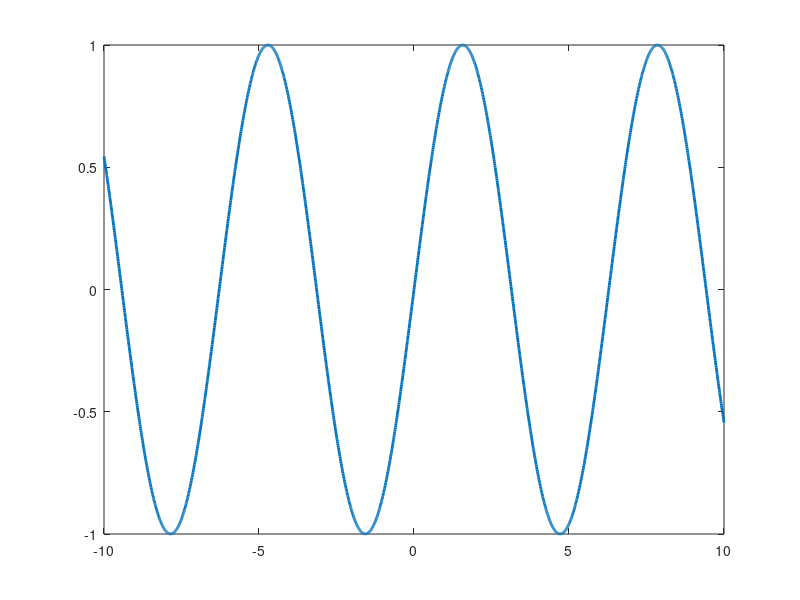
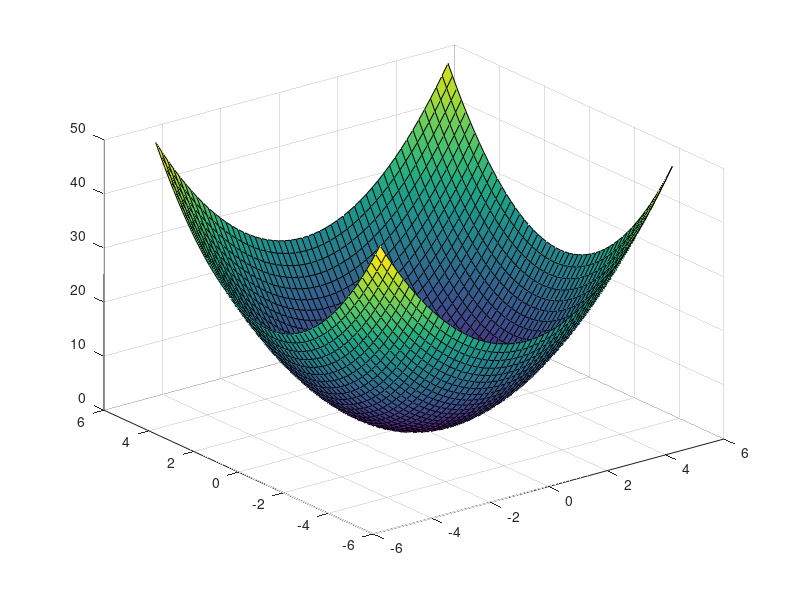
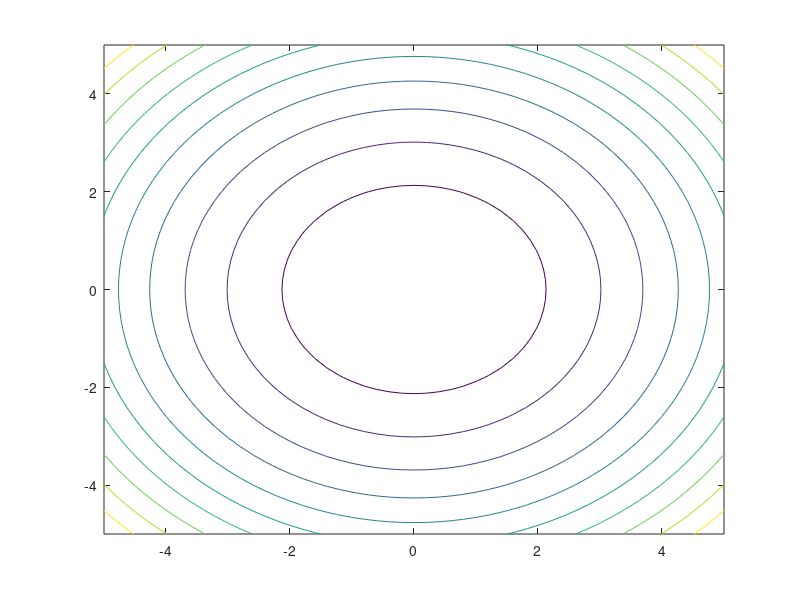
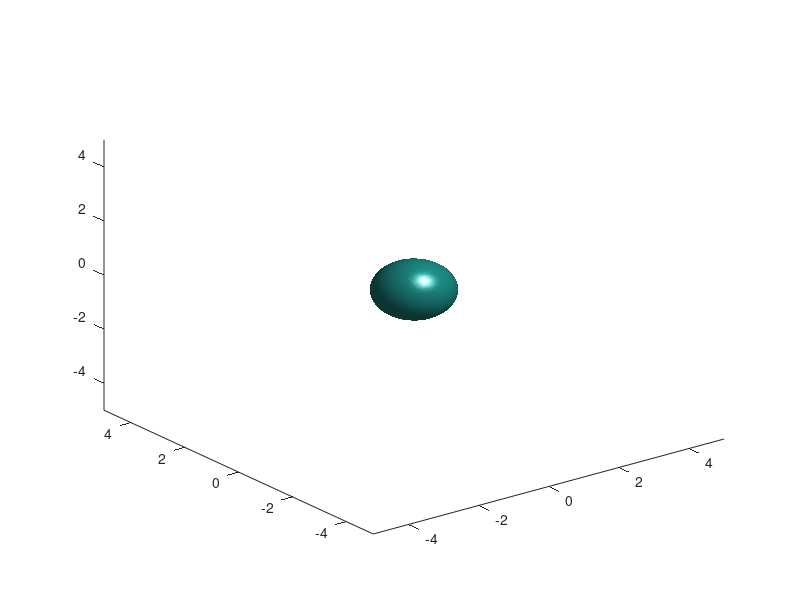

These figures' MATLAB source, in order:
clear; close all; clc

%% 1D plotting - f(x)
figure(1)
x = -10:.01:10;
f = sin(x);
plot(x,f,'Linewidth',2)

%% 2D plotting f(x,y)

% Meshgrid example
x = -1:.5:1;
y = 2:.5:4;
[X,Y] = meshgrid(x,y);

% Now plot in 2D
x = -5:.2:5;
y = -5:.2:5;
[X,Y] = meshgrid(x,y);
f = X.^2+Y.^2;
figure(2)
surf(X,Y,f)

% Contour plot
figure(3)
contour(X,Y,f)

%% 3D plotting - f(x,y,z)
x = -5:.1:5;
y = x;
z = x;
[X,Y,Z] = meshgrid(x,y,z);
f = (X.^2+Y.^2+Z.^2);
figure(4)
isosurface(X,Y,Z,f,1)
axis([-5 5 -5 5 -5 5])

% complex-valued function
f = exp(2i)*(X.^2+Y.^2+Z.^2);
figure(5)
isosurface(X,Y,Z,abs(f),1)
axis([-5 5 -5 5 -5 5])

%% 2D fft example
clear; close all; clc
x = linspace(-pi,pi,80);
y = x;
[X,Y] = meshgrid(x,y);
u = sin(4*X).*sin(2*Y);
surf(X,Y,u)








